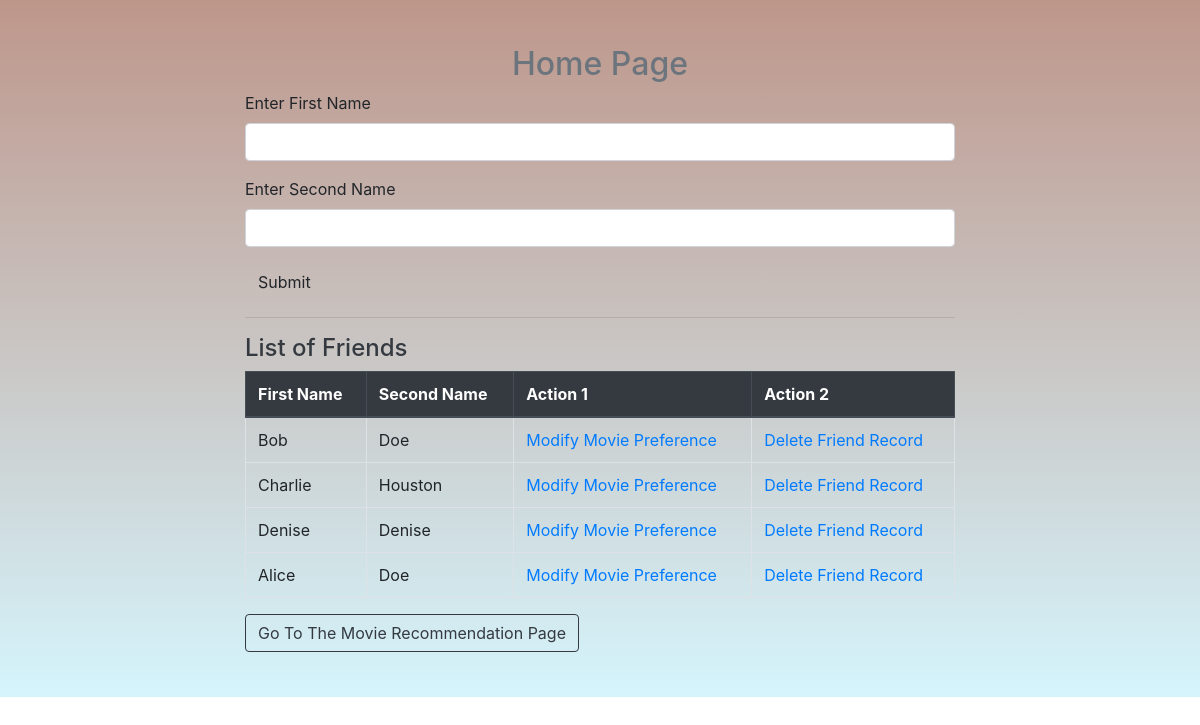
Before: / with the older database file.
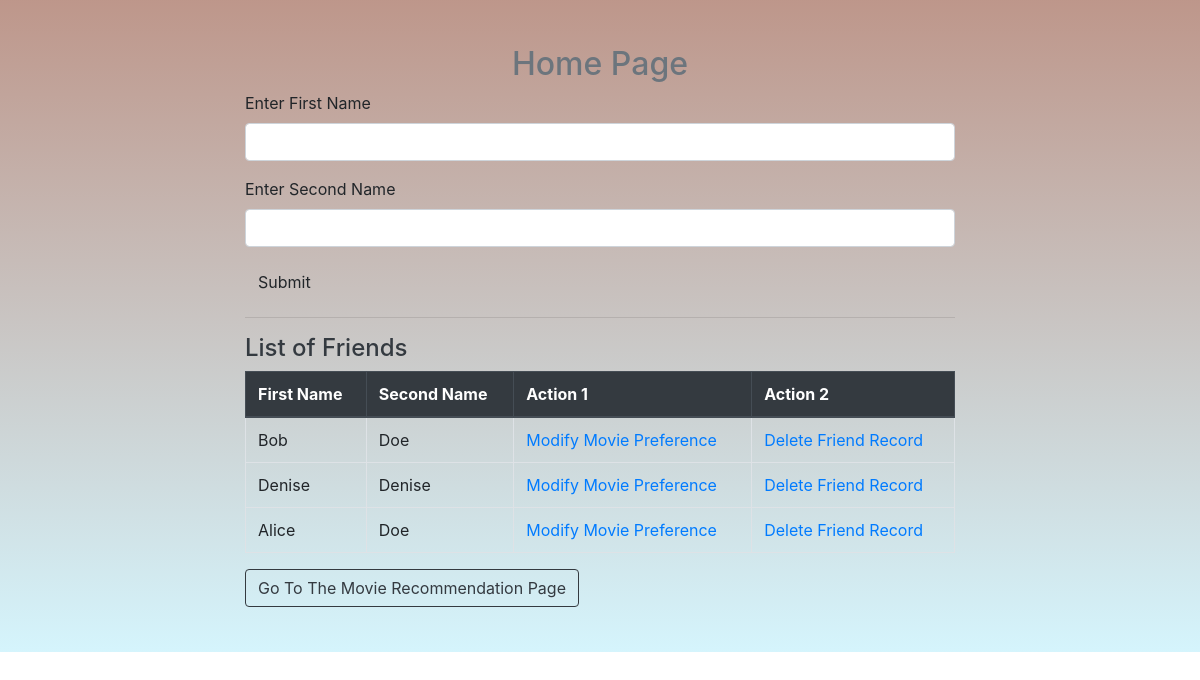
After: the same page with the newer database file.
### app/Homepage/model.py (models this page shows, shortened)
class Friends(db.Model):
    id = db.Column(db.Integer, primary_key = True)
    firstName = db.Column(db.String(45), nullable = False)
    secondName = db.Column(db.String(200), nullable = False)

### app/Homepage/routes.py (the view, shortened to what this page needs)
@home_bp.route('/', methods = ['POST', 'GET'])
def Home():
    friends = Friends.query.all()
    form = FriendsInput()
    errors = []
    return render_template('index.html', friends = friends, form = form)

### app/Homepage/form.py
class FriendsInput(FlaskForm):
    firstName = StringField("Enter First Name", validators=[DataRequired()])
    secondName = StringField("Enter Second Name", validators=[DataRequired()])
    submit = SubmitField('Submit')

### app/Homepage/templates/index.html (shortened to what this page needs)
{% extends 'base.html' %}
{% import 'bootstrap/wtf.html' as wtf %}
{% block content %}
<div class="home">
    <div class="home-content col-8 mx-auto">
        <h2 class="text-muted text-center">Home Page</h2>
        <div class="">
            {{ wtf.quick_form(form) }}
        </div>
        <hr/>
        <h4 class="text-dark">List of Friends</h4>
        <table class="table table-bordered">
            <thead class="thead-dark">
                <tr>
                    <th>First Name</th>
                    <th>Second Name</th>
                    <th> Action 1 </th>
                    <th> Action 2 </th>
                </tr>
            </thead>
            <tbody>
                {% if friends | length > 0 %}
                {% for friend in friends %}
                    <tr>
                        <td>{{friend.firstName}}</td>
                        <td>{{friend.secondName}}</td>
                        <td><a href="{{ url_for('movies.AddMovies', id = friend.id) }}">Modify Movie Preference</a></td>
                        <td><a href="{{ url_for('Home.delete', _id = friend.id) }}">Delete Friend Record</a></td>
                    </tr>
                {% endfor %}
                {% else %}
                <p>You've Not entered any friend</p>
                {% endif %}
            </tbody>
        </table>
        <a class="btn btn-outline-dark" href="{{ url_for('movies.RecommendMovie') }}">Go To The Movie Recommendation Page</a>
    </div>
</div>
{% endblock %}

### app/templates/base.html (shortened to what this page needs)
<link rel="stylesheet" type="text/css" href="{{ url_for('static', filename = 'main.css') }}">
<link rel="stylesheet" href="https://use.fontawesome.com/releases/v5.5.0/css/all.css">
<link rel="stylesheet" href="https://cdnjs.cloudflare.com/ajax/libs/font-awesome/4.7.0/css/font-awesome.min.css">
<link rel="stylesheet" href="https://stackpath.bootstrapcdn.com/bootstrap/4.3.1/css/bootstrap.min.css">
{% block content %}
{% endblock %}

### app/static/main.css (style rules this page uses)
.home { height: auto; padding: 45px 45px; background: linear-gradient(hsla(14, 69%, 29%, 0.502), rgba(171, 234, 250, 0.5)); }

Changed rows visible on the page:
removed Friends: firstName "Charlie", secondName "Houston"
